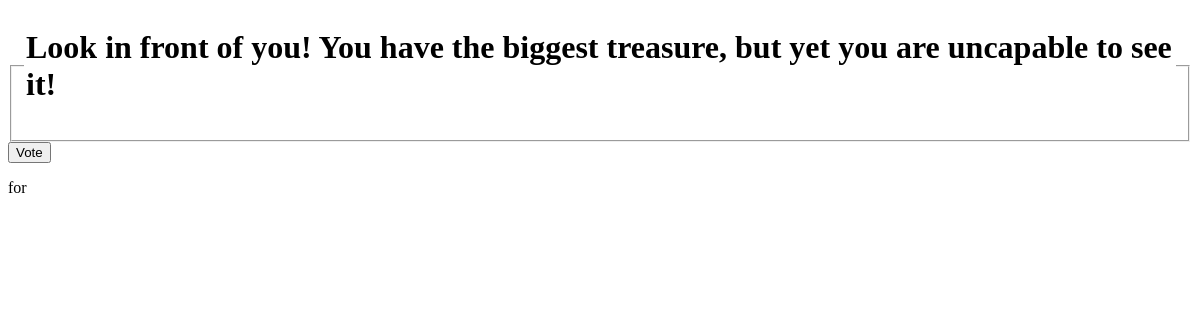
Before: /polls/4/ with the older database file.
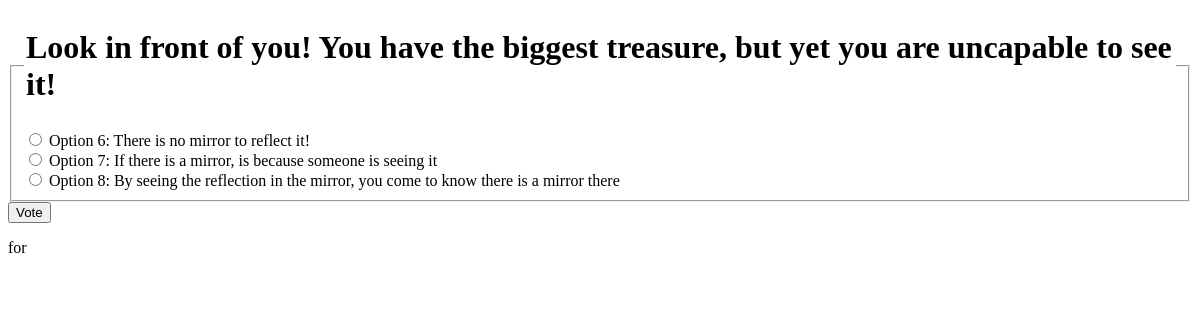
After: the same page with the newer database file.
### polls/models.py (models this page shows, shortened)
class Question(models.Model):
    question_text=models.CharField(max_length=200)
    pub_date=models.DateTimeField("date published")

class Choice(models.Model):
    question=models.ForeignKey(Question,on_delete=models.CASCADE)
    choice_text=models.CharField(max_length=200)
    votes=models.IntegerField(default=0)

### polls/views.py (the view)
# urls.py: path("<int:pk>/",views.DetailView.as_view(), name="detail"),
class DetailView(generic.DetailView):
    model=Question
    template_name="polls/detail.html"
    def get_queryset(self):
        return Question.objects.filter(pub_date__lte=timezone.now())

### polls/templates/polls/detail.html (shortened to what this page needs)
  <form action="{%url 'polls:vote' question.id %}"
  method="post">
  <fieldset>
  <legend> <h1> {{ question.question_text}}</h1> </legend>
  {%for choice in question.choice_set.all%}
  <input type="radio" name="choice" id="choice{{forloop.counter}}" value="{{choice.id}}">
      Option {{choice.id}}: <label for = "choice {{ forloop.counter}}">{{choice.choice_text}}</label><br>
  {%endfor%}
  </fieldset>
  <input type="submit" value="Vote">
  </form>
for

Changed rows visible on the page:
added Choice: id "6", choice_text "There is no mirror to reflect it!"
added Choice: id "7", choice_text "If there is a mirror, is because someone is seeing it"
added Choice: id "8", choice_text "By seeing the reflection in the mirror, you come to know there is a mirror there"
